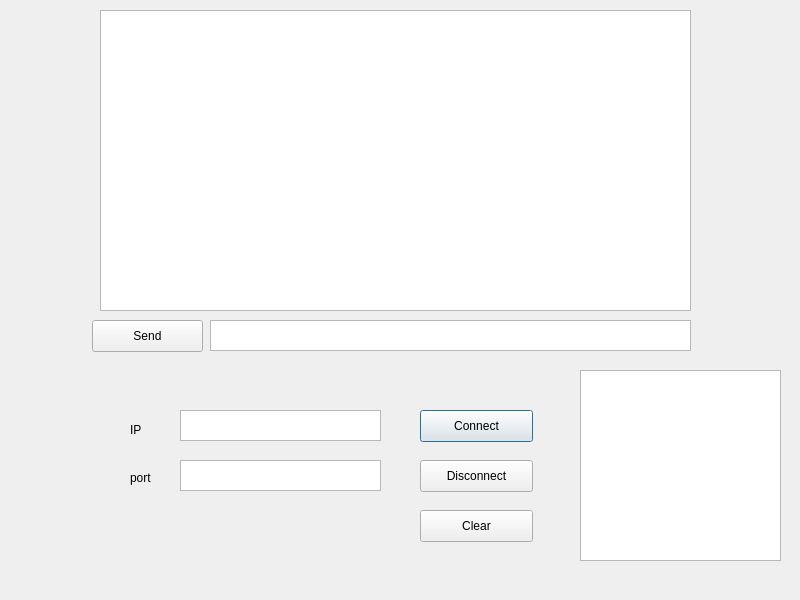
<?xml version="1.0" encoding="UTF-8"?>
<ui version="4.0">
 <class>Dialog</class>
 <widget class="QDialog" name="Dialog">
  <property name="geometry">
   <rect>
    <x>0</x>
    <y>0</y>
    <width>800</width>
    <height>600</height>
   </rect>
  </property>
  <property name="windowTitle">
   <string>Dialog</string>
  </property>
  <widget class="QPushButton" name="connect">
   <property name="geometry">
    <rect>
     <x>420</x>
     <y>410</y>
     <width>113</width>
     <height>32</height>
    </rect>
   </property>
   <property name="text">
    <string>Connect</string>
   </property>
  </widget>
  <widget class="QTextBrowser" name="textBrowser">
   <property name="geometry">
    <rect>
     <x>100</x>
     <y>10</y>
     <width>591</width>
     <height>301</height>
    </rect>
   </property>
  </widget>
  <widget class="QTextEdit" name="ip">
   <property name="geometry">
    <rect>
     <x>180</x>
     <y>410</y>
     <width>201</width>
     <height>31</height>
    </rect>
   </property>
  </widget>
  <widget class="QLabel" name="label_1">
   <property name="geometry">
    <rect>
     <x>130</x>
     <y>420</y>
     <width>61</width>
     <height>20</height>
    </rect>
   </property>
   <property name="text">
    <string>IP</string>
   </property>
  </widget>
  <widget class="QLabel" name="label_2">
   <property name="geometry">
    <rect>
     <x>130</x>
     <y>470</y>
     <width>60</width>
     <height>16</height>
    </rect>
   </property>
   <property name="text">
    <string>port</string>
   </property>
  </widget>
  <widget class="QTextEdit" name="port">
   <property name="geometry">
    <rect>
     <x>180</x>
     <y>460</y>
     <width>201</width>
     <height>31</height>
    </rect>
   </property>
  </widget>
  <widget class="QPushButton" name="clear_in">
   <property name="geometry">
    <rect>
     <x>420</x>
     <y>510</y>
     <width>113</width>
     <height>32</height>
    </rect>
   </property>
   <property name="text">
    <string>Clear</string>
   </property>
  </widget>
  <widget class="QTextEdit" name="textEdit">
   <property name="geometry">
    <rect>
     <x>210</x>
     <y>320</y>
     <width>481</width>
     <height>31</height>
    </rect>
   </property>
  </widget>
  <widget class="QPushButton" name="Send">
   <property name="geometry">
    <rect>
     <x>92</x>
     <y>320</y>
     <width>111</width>
     <height>32</height>
    </rect>
   </property>
   <property name="text">
    <string>Send</string>
   </property>
  </widget>
  <widget class="QTextBrowser" name="log">
   <property name="geometry">
    <rect>
     <x>580</x>
     <y>370</y>
     <width>201</width>
     <height>191</height>
    </rect>
   </property>
  </widget>
  <widget class="QPushButton" name="disconnect">
   <property name="geometry">
    <rect>
     <x>420</x>
     <y>460</y>
     <width>113</width>
     <height>32</height>
    </rect>
   </property>
   <property name="text">
    <string>Disconnect</string>
   </property>
  </widget>
 </widget>
 <resources/>
 <connections/>
</ui>
